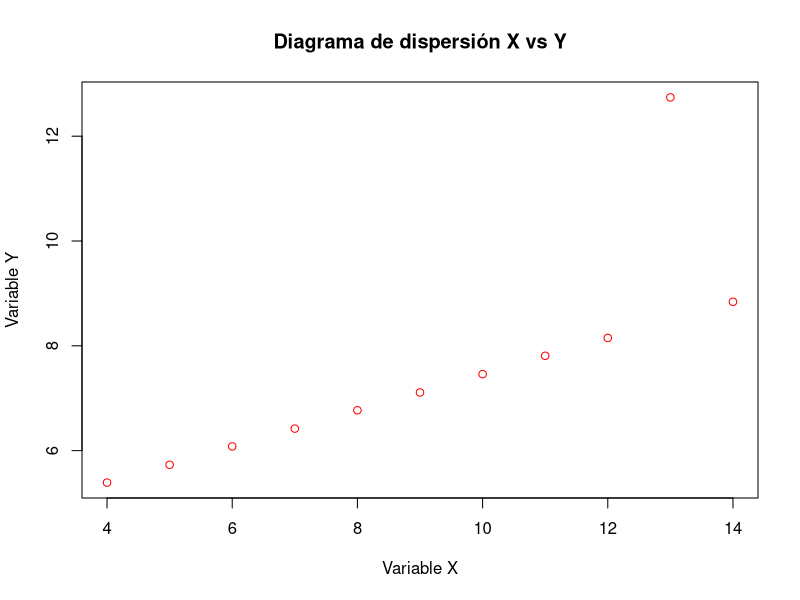
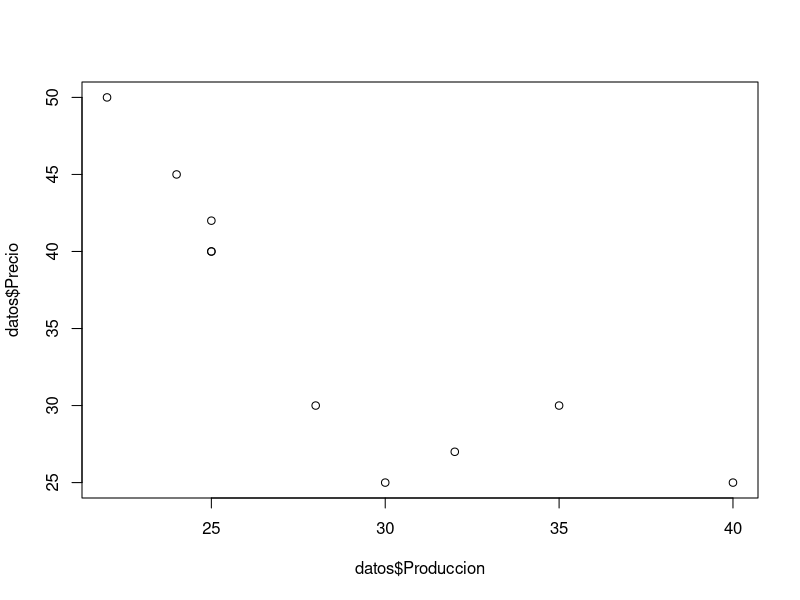
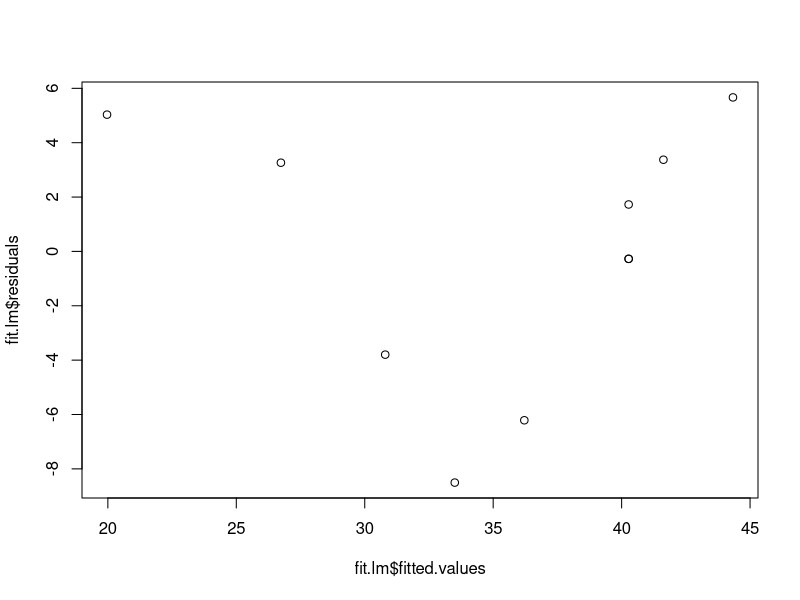
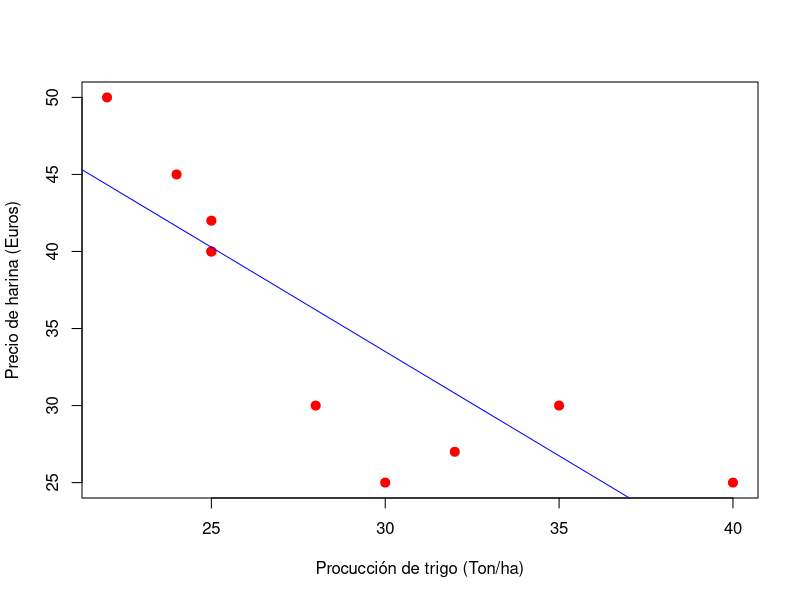

Write R code to recreate these figures, in order.
# Miguel Salvador Salinas
# 1530268
# Sesión 2 de marzo  de 2026

x3 <- c(10.0, 8.0, 13.0, 9.0, 11.0, 14.0, 6.0, 4.0, 12.0, 7.0, 5.0)
y3 <- c(7.46, 6.77, 12.74, 7.11, 7.81, 8.84, 6.08, 5.39, 8.15, 6.42, 5.73)

# Correlación
r <- cor(x3, y3, method = "pearson")
r

# p-value
resultado <- cor.test(x3, y3, method = "pearson")

resultado
# Media de X
mean(x3)

# Media de Y
mean(y3)

# Gráfica de dispersión
plot(x3, y3,
     col = "red",
     main = "Diagrama de dispersión X vs Y",
     xlab = "Variable X",
     ylab = "Variable Y")

# Regresión lineal  -------------------------------------------------------

# Modelo que permite describir cómo influte una variable X sobre una variable Y.
# X es la variable independiente o explicativa o exógena
# Y es la variable dependiente o respuesta o endógena
# El objetivo es obtener estimaciones reales de Y para distintos valores de X a partir de una muestra de n para pares de valores (x1, y1)....(Xn, Yn)... etc.

#Ejemplos; Crecimiento de árboles, hidrología, pesca, etc.

#tipos de relación:
## determinista: Conocido el valor de X, el valor de Y queda perfectamente establecido. y= f(x)+
## no determinista
## lineal
## no lineal
##ausencia de relación entre X y Y

# Regresión lineal simple Y=β0+β1X1+ε

##Supuestos del modelo de regresión lineal
# Linealidad
# Homogeneidad
# Independencia
# Normalidad

# Estimadores de mínimos cuadrados

# Gauss con el método de mínimos cuadrados para obtener valores de beta0, beta1, que mejorse ajustan a los datos.
# El método consiste en minimizar la suma de los cuadrados de las distancias verticales entre los datos y las estimaciones, minimiza la suma de los residuos al cuadrado.

#Ejercicio 1
# Producción de trigo (X)
x <- c(30, 28, 32, 25, 25, 25, 22, 24, 35, 40)

# Precio de la harina (Y)
y <- c(25, 30, 27, 40, 42, 40, 50, 45, 30, 25)
x
y
length(x)
length(y)

datos <- data.frame(Produccion = x, Precio = y)
datos

cor.test(datos$Produccion, datos$Precio)

plot(datos$Produccion, datos$Precio)

fit.lm <- lm(datos$Precio ~ datos$Produccion)
summary(fit.lm)
# En los resultados, RESIDUALS min significa el error mínimo que hubo (-8.50), max el error máximo (5.66), osea que en total son como 14 la diferencia total.
# COEFFICIENTS me da los valores alfa y beta, me dice que ambos son significativos ** o ***
# ADJUSTED R-SQUARED es de 0.6824 (me dice que el 68% de los datos y son explicados por x), p-value es 0.001978 (dice que la relacion es altamente significativo) 

anova(fit.lm)
#Debemos conocer el valor de P, aparece como Pr(>F) indica que es significativo.
# El valor de SSE es: 207.93
# Varianza de los errores: 25.99
# La desviación estándar residual es 5.09

# residuales en el modelo lineal fit.lm
fit.lm$residuals
# valores ajustados y orima en el modelo lineal
fit.lm$fitted.values

# Gráfica de y-prima 
plot(fit.lm$fitted.values, fit.lm$residuals)

#se observa en el plot que los residuales estan relativamente dispersos anrriba y abajo de 0, pero no forman una banda perfectamente uniforme u homogenea.
# 

library(lmtest)
# Datos
x <- c(30, 28, 32, 25, 25, 25, 22, 24, 35, 40)

# Precio de la harina (Y)
y <- c(25, 30, 27, 40, 42, 40, 50, 45, 30, 25)
# Modelo
m <- lm(y ~ x)

# Breusch-Pagan (varianza ~ x)
bptest(fit.lm)

# Lo que importa es el P-value (0.5641) me dice que cumplo con el criterio de homosedasticidad. No hay elementos para decir que son no son dif las varianzas o no varían. Si fuera menor a 0.5641 puede ser.

# Agregar una columna con la recta usando b0 y b1
datos$recta <- 74.116 - 1.3537*datos$Produccion
# la formula es y(prima)= alfa + beta*primer valor de xi
datos$residuales <- datos$Precio - datos$recta
datos

#Estimar la varianza de los residuales
sum(datos$residuales^2)

# Estinar la varianza de los residuales
sum(datos$residuales^2)/8

# Estimar la desviación estandar residual
sqrt(sum(datos$residuales^2)/8)

# cóomm poner la línea de regresión
plot(datos$Produccion, datos$Precio,
     col = "red",
     xlab = "Procucción de trigo (Ton/ha)",
     ylab = "Precio de harina (Euros)",
     pch = 19,
     cex =1.2)
abline(fit.lm, col = "blue")
